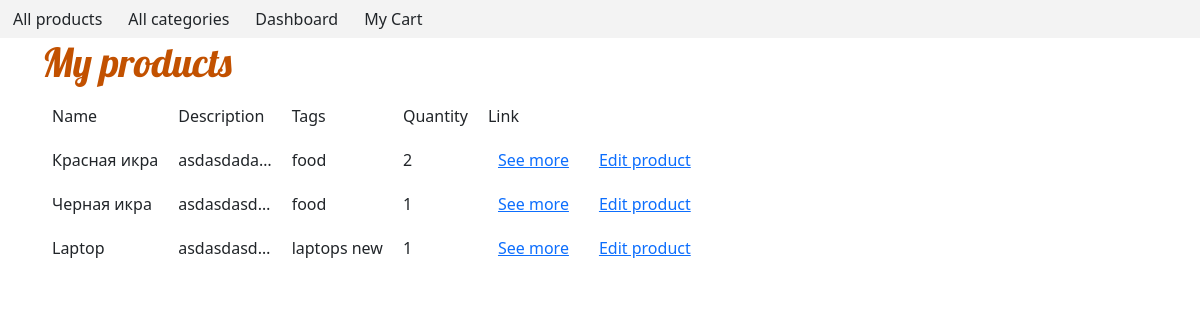
The page /dashboard/ (signed in) on the database its author committed.
### main/models.py (models this page shows, shortened)
class Product(models.Model):
    name = models.CharField(max_length=128, blank=False)
    description = models.TextField(blank=False)
    images = models.ImageField(upload_to="gallery")
    tags = models.CharField(max_length=128)
    quantity = models.IntegerField(blank=False)
    price = models.FloatField(default=0.0)
    seller = models.ForeignKey(to="Seller", on_delete=models.CASCADE)
    category = models.ManyToManyField(to="Category")
    cart = models.ForeignKey("cart.Cart", null=True, blank=True, on_delete=models.CASCADE)

### dashboard/views.py (the view)
# urls.py: path('', index, name="dashboard")
@login_required
def index(request):
    products = Product.objects.filter(seller=Seller.objects.get(user=request.user))
    return render(request, 'dashboard.html', {
        'products': products
    })

### templates/dashboard.html
{% extends 'flatpages/default.html' %}
{%block content%}
<h1>
    My products
  </h1>
  {% if products %}
    <table>
      <tr>
        <td>Name</td>
        <td>Description</td>
        <td>Tags</td>
        <td>Quantity</td>
        <td>Link</td>
      </tr>
      {% for i in products %}
      <tr>
        <td>{{ i.name }}</td>
        <td>{{ i.description|truncatechars:10 }}</td>
        <td>{{ i.tags|truncatewords:3 }}</td>
        <td>{{ i.quantity }}</td>
        <td><a href="{% url 'product' i.pk %}">See more</a></td>
        <td><a href="{% url 'update_product' i.pk %}">Edit product</a></td>
      </tr>
      {% endfor %}
    </table>
  {% else %}
    <p>
      No products
    </p>
  {% endif %}
{%endblock content%}

### static/css/style.css (style rules this page uses)
h1 { color: #C25100; font-family: 'Lobster', cursive; }
a { padding-left:10px; }
td { padding:10px }

### rows shown on the page
Product: name "Красная икра", description "asdasdada…", tags "food", quantity "2"
Product: name "Черная икра", description "asdasdasd…", tags "food", quantity "1"
Product: name "Laptop", description "asdasdasd…", tags "laptops new", quantity "1"
